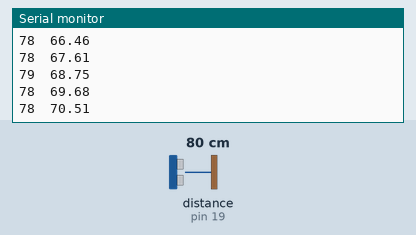
Recording of a sketch running on a simulated Arduino Uno, built with avr-gcc and run on an emulated ATmega328P. On the bench: the last lines printed to the serial monitor. Wiring (inferred from the names in the program): ultrasonic range finder: trigger pin 18; echo pin 19. Inputs (shaded band) come from the test bench; at power-on: distance to the obstacle (sensor on pin 19) 80 cm. The echo pulse lasts 58.3 µs per cm.

Above: at 1.2 s.
1.3 s: distance to the obstacle (sensor on pin 19) set to 2 cm
At 1.35 s:
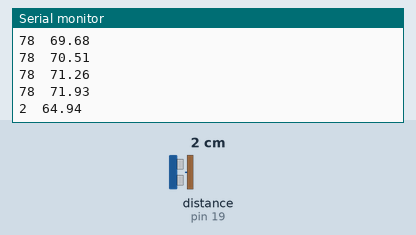
2.8 s: distance to the obstacle (sensor on pin 19) set to 4 cm
At 2.82 s:
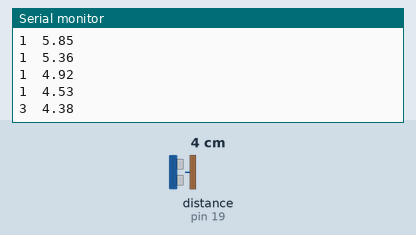
Timing chart, 0 to 5.8 s (numbered marks = the images above; inputs shaded):
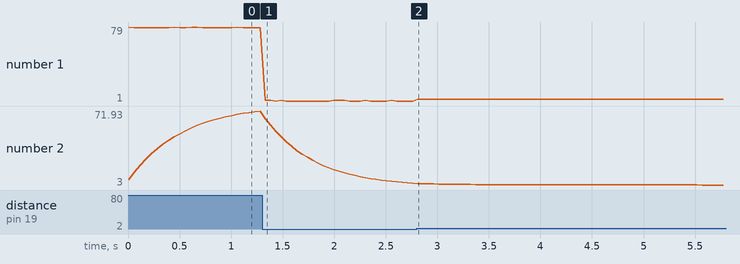

The sketch:

WeighedSonarTestForProcessing.ino
```cpp
// Arduino pin tied to trigger pin on the ultrasonic sensor.
// #define TRIGGER_PIN  SCL
#define TRIGGER_PIN  SDA
// Arduino pin tied to echo pin on the ultrasonic sensor.
// #define ECHO_PIN     12
#define ECHO_PIN     SCL
// maximum distance to expect object
#define MAX_DISTANCE 100


void setup() {
  Serial.begin(9600);
}

float weightCm = 0.0;

void loop() {
  int cm = ultrasonic_measure(TRIGGER_PIN, ECHO_PIN, MAX_DISTANCE);
  weightCm = 0.9 * weightCm + 0.1 * cm;
  Serial.println(String(cm) + "\t" + weightCm);
  // Serial.println(int(weightCm) );
  delay(50);
}

int ultrasonic_measure(int trigPin, int echoPin, int max_distance) {
  pinMode(trigPin, OUTPUT);
  pinMode(echoPin, INPUT);
  digitalWrite(trigPin, LOW);
  delayMicroseconds(2);
  digitalWrite(trigPin, HIGH);
  delayMicroseconds(5);
  digitalWrite(trigPin, LOW);
  int duration = pulseIn(echoPin, HIGH, max_distance * 59);
  return duration / 59;
}
```

Measured:
- after the input at 1.3 s, the serial monitor: prints a new line at once (image 1)
- plotted number 1: 78 → 1 after the input at 1.3 s
- plotted number 2: 71.93 → 4.53 after the input at 1.3 s
